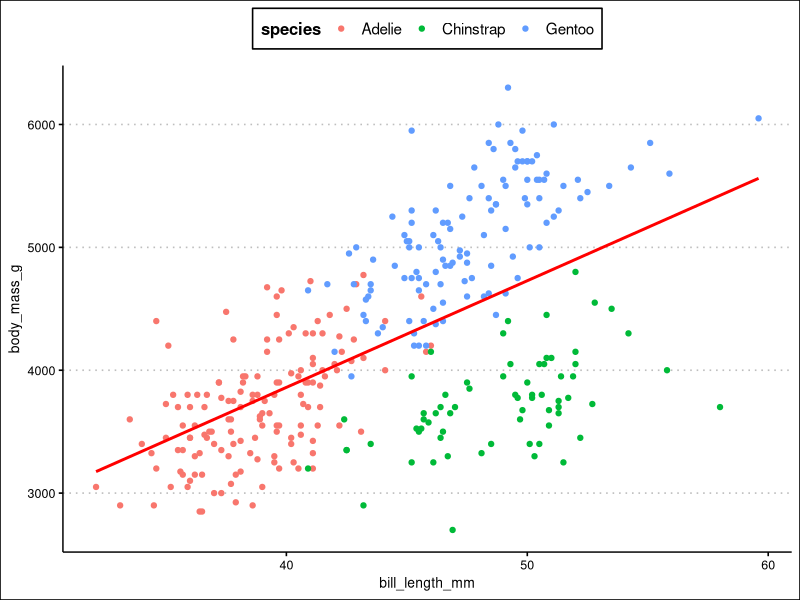

Write the R code that produced this figure.
## ---- chunk 1
library(ggplot2)
library(dplyr)
library(palmerpenguins)
library(ggthemes)
## ---- chunk 2
df <- penguins[complete.cases(penguins),]
head(df)
## ---- chunk 3
ggplot(df, aes(x = bill_length_mm, y = body_mass_g)) +
  geom_point(aes(color = species)) +
  geom_smooth(method = "lm", se = F, color = "red") +
  theme_clean() +
  theme(legend.position = "top")
